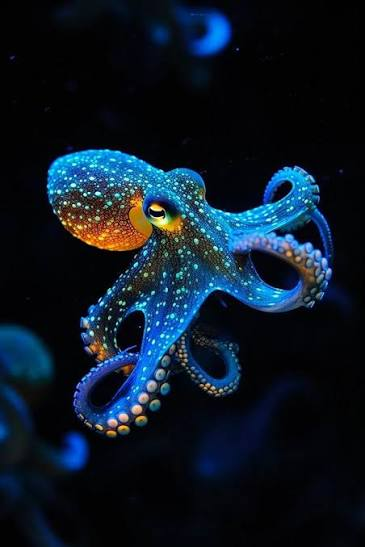
#> input picture pulpo.jpg, 365 x 547 px
$ python p7-pulpo-0072.py
#> lines starting #> are read from the running program, lines starting #| are printed output that depends on the picture
# Ejemplo 1: Conversión entre BGR, RGB y Escala de Grises
# catherine eileen huerta rascon NC = 0072

import cv2
import matplotlib.pyplot as plt

# 1. Cargar imagen desde disco (OpenCV la lee en formato BGR)
img_bgr = cv2.imread('pulpo.jpg')
#> img_bgr is the input picture: shape (547, 365, 3); mean B, G, R 37.8, 25.2, 13.5

# 2. Conversión BGR -> RGB (para visualizar correctamente con Matplotlib)
img_rgb = cv2.cvtColor(img_bgr, cv2.COLOR_BGR2RGB)

# 3. Conversión BGR -> Escala de grises (1 solo canal)
img_gray = cv2.cvtColor(img_bgr, cv2.COLOR_BGR2GRAY)
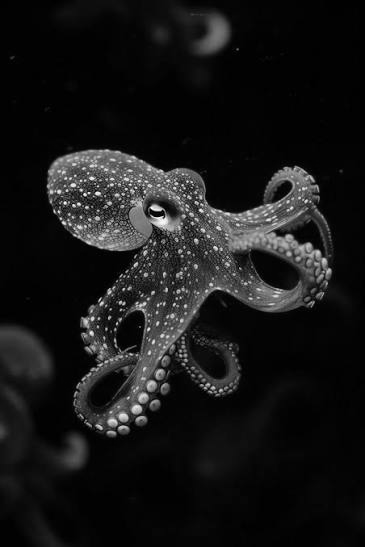
#> img_gray: shape (547, 365); min 0, max 251, mean 23.1

# 4. Mostrar los resultados comparativos
fig, axes = plt.subplots(1, 3, figsize=(12, 4))
axes[0].imshow(img_bgr)
axes[0].set_title("Original 0772 en OpenCV (BGR incorrecto)")

axes[1].imshow(img_rgb)
axes[1].set_title("Convertido a RGB 0072")

axes[2].imshow(img_gray, cmap='gray')
axes[2].set_title("Escala de Grises 0072")

for ax in axes:
    ax.axis('off')

plt.tight_layout()
plt.show()
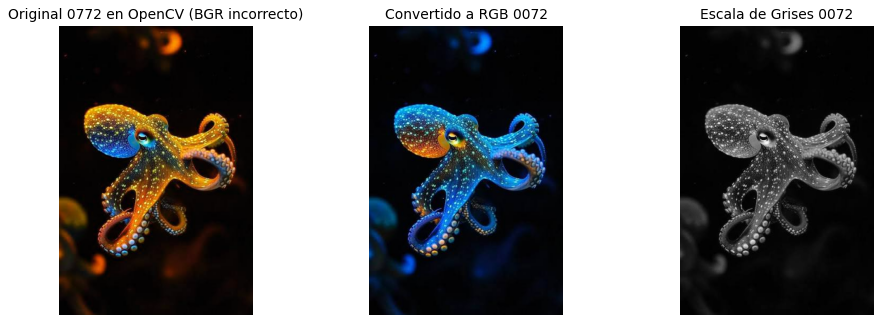
#> figure drawn by matplotlib, 3 panels; B, G, R data is drawn as R, G, B

print("catherine eileen huerta rascon NC = 0072")
